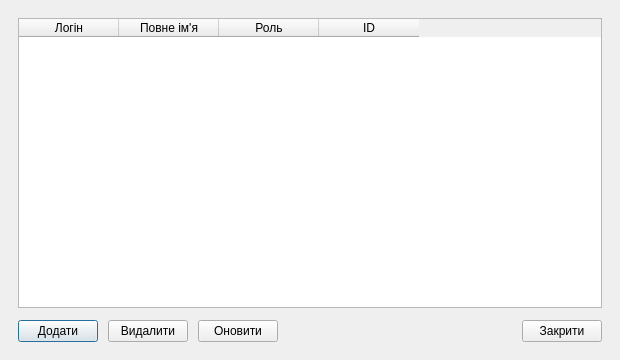
<?xml version="1.0" encoding="UTF-8"?>
<ui version="4.0">
 <class>UserManagementDialog</class>
 <widget class="QDialog" name="UserManagementDialog">
  <property name="geometry">
   <rect>
    <x>0</x>
    <y>0</y>
    <width>620</width>
    <height>360</height>
   </rect>
  </property>
  <property name="windowTitle">
   <string>Користувачі</string>
  </property>
  <layout class="QVBoxLayout" name="verticalLayout">
   <property name="spacing">
    <number>12</number>
   </property>
   <property name="leftMargin">
    <number>18</number>
   </property>
   <property name="topMargin">
    <number>18</number>
   </property>
   <property name="rightMargin">
    <number>18</number>
   </property>
   <property name="bottomMargin">
    <number>18</number>
   </property>
   <item>
    <widget class="QTableWidget" name="usersTable">
     <column>
      <property name="text">
       <string>Логін</string>
      </property>
     </column>
     <column>
      <property name="text">
       <string>Повне ім'я</string>
      </property>
     </column>
     <column>
      <property name="text">
       <string>Роль</string>
      </property>
     </column>
     <column>
      <property name="text">
       <string>ID</string>
      </property>
     </column>
    </widget>
   </item>
   <item>
    <layout class="QHBoxLayout" name="buttonLayout">
     <property name="spacing">
      <number>10</number>
     </property>
     <item>
      <widget class="QPushButton" name="addButton">
       <property name="text">
        <string>Додати</string>
       </property>
      </widget>
     </item>
     <item>
      <widget class="QPushButton" name="deleteButton">
       <property name="text">
        <string>Видалити</string>
       </property>
      </widget>
     </item>
     <item>
      <widget class="QPushButton" name="refreshButton">
       <property name="text">
        <string>Оновити</string>
       </property>
      </widget>
     </item>
     <item>
      <spacer name="horizontalSpacer">
       <property name="orientation">
        <enum>Qt::Orientation::Horizontal</enum>
       </property>
       <property name="sizeHint" stdset="0">
        <size>
         <width>40</width>
         <height>20</height>
        </size>
       </property>
      </spacer>
     </item>
     <item>
      <widget class="QPushButton" name="closeButton">
       <property name="text">
        <string>Закрити</string>
       </property>
      </widget>
     </item>
    </layout>
   </item>
  </layout>
 </widget>
 <resources/>
 <connections/>
</ui>
